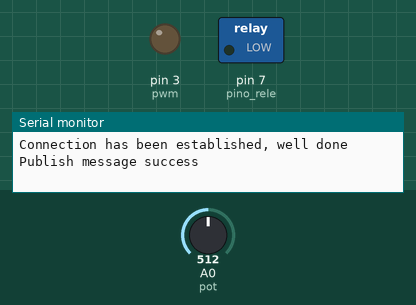
Recording of a sketch running on a simulated Arduino Uno, built with avr-gcc and run on an emulated ATmega328P. On the bench: switched loads named in the sketch (green lamp = pin HIGH), output pins drawn as LEDs (lit = HIGH), the last lines printed to the serial monitor. The test bench sets the inputs (shaded band); at power-on: A0 (pot) = 512. WiFi joins after 1.5 s; servers stay silent unless stated; no MQTT or app messages arrive unless stated.

Above: at 4.2 s.
4.3 s: A0 (pot) set to 716
At 8.4 s:
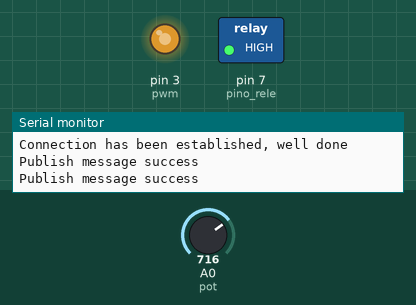
9.1 s: A0 (pot) set to 900
At 11.5 s:
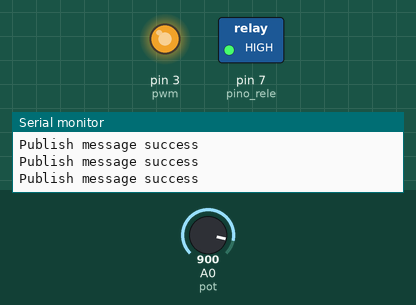
13.9 s: A0 (pot) set to 511
At 15.8 s:
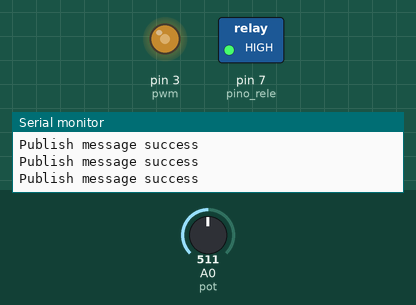
18.7 s: A0 (pot) set to 122
At 20.1 s:
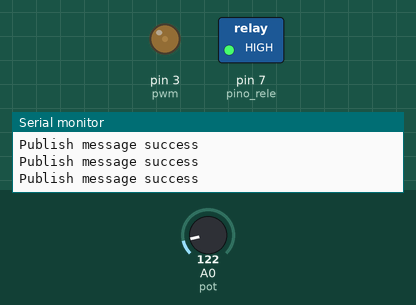
28.5 s: A0 (pot) set to 0
At 31.8 s:
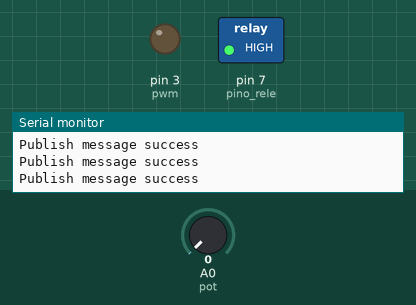
Timing chart, 0 to 33.3 s (numbered marks = the images above; inputs shaded):
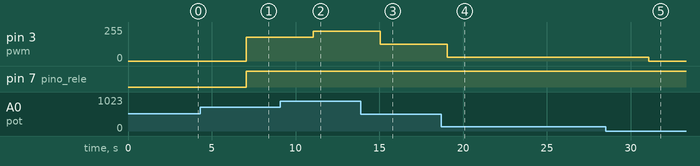

The sketch:

MQTT_ETHERNET_SENSOR_2.ino
```cpp
#include <SPI.h>
#include <UIPEthernet.h>
#include <PubSubClient.h>

// Function prototypes
void subscribeReceive(char* topic, byte* payload, unsigned int length);

// Set your MAC address and IP address here
byte mac[] = { 0xDE, 0xAD, 0xBE, 0xEF, 0xFE, 0xED };
IPAddress ip(192, 168, 1, 149);

// Make sure to leave out the http and slashes!
const char* server = "test.mosquitto.org";

// Ethernet and MQTT related objects
EthernetClient ethClient;
PubSubClient mqttClient(ethClient);

/* Acionamento Bomba de Ar  */
  const int pwm = 3;
  const int pot = A0;
  int ValorLidoPot_Real = 0;
  int ValorLidoPot_Mapeado = 0;

/* Lendo valores do Sensor de Pressão  */
  const int sensorPressure = A2;

/* Variaveis do Rele */
  const int pino_rele = 7; // pino onde o rele está conectado
  int estado_rele = 0; // variável para armazenar o estado do rele

void setup()
{
  // Useful for debugging purposes
  Serial.begin(9600);

   /* Aciona Bomba de Ar */
  pinMode(pwm, OUTPUT);
  pinMode(pot, INPUT);

  /* Lendo Sensor de Pressão */
  pinMode(sensorPressure, INPUT);
  pinMode(pino_rele, OUTPUT); // configura o pino com o rele como saída


  // Start the ethernet connection
  Ethernet.begin(mac, ip);

  // Ethernet takes some time to boot!
  delay(3000);

  // Set the MQTT server to the server stated above ^
  mqttClient.setServer(server, 1883);

  // Attempt to connect to the server with the ID "myClientID"
  if (mqttClient.connect("myClientJoni"))
  {
    Serial.println("Connection has been established, well done");

    // Establish the subscribe event
    mqttClient.setCallback(subscribeReceive);
  }
  else
  {
    Serial.println("Looks like the server connection failed...");
  }
}

void loop()
{
  // This is needed at the top of the loop!
  mqttClient.loop();

  // Ensure that we are subscribed to the topic "MakerIOTopic"
  mqttClient.subscribe("Joni_ED_Topic");

  // Attempt to publish a value to the topic "MakerIOTopic"
  if(mqttClient.publish("Joni_ED_Topic", "Hello 1234"))
  {
    Serial.println("Publish message success");
  }
  else
  {
    Serial.println("Could not send message :(");
  }


  // Dont overload the server!
  delay(4000);


  /* Acionando a Bomba de Ar */
  ValorLidoPot_Real = analogRead(pot);
  ValorLidoPot_Mapeado = map(ValorLidoPot_Real, 0, 1023, 0, 255);
  analogWrite(pwm, ValorLidoPot_Mapeado);
  digitalWrite(pino_rele, estado_rele); // atualiza o estado do rele
  digitalWrite(pino_rele, 1);

}

void subscribeReceive(char* topic, byte* payload, unsigned int length)
{
  // Print the topic
  Serial.print("Topic: ");
  Serial.println(topic);

  // Print the message
  Serial.print("Message: ");
  for(int i = 0; i < length; i ++)
  {
    Serial.print(char(payload[i]));
  }

  // Print a newline
  Serial.println("");
}
```

Measured:
- after the input at 4.3 s, pin 3 (pwm): 0/255 → 178/255 after 2.8 s
- after the input at 9.1 s, pin 3 (pwm): 178/255 → 224/255 after 2.0 s
- after the input at 13.9 s, pin 3 (pwm): 224/255 → 127/255 after 1.2 s
- after the input at 18.7 s, pin 3 (pwm): 127/255 → 30/255 after 0.36 s
- after the input at 28.5 s, pin 3 (pwm): 30/255 → 0/255 after 2.6 s
